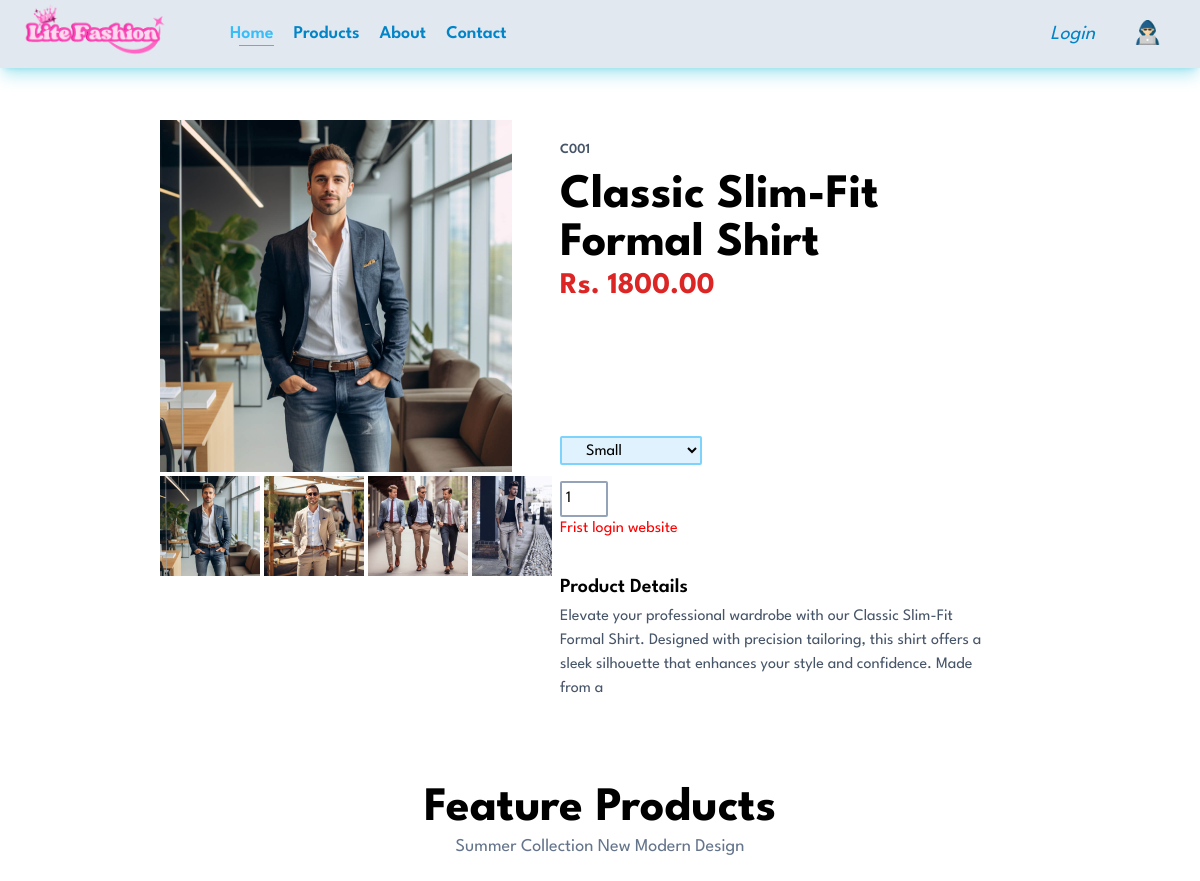
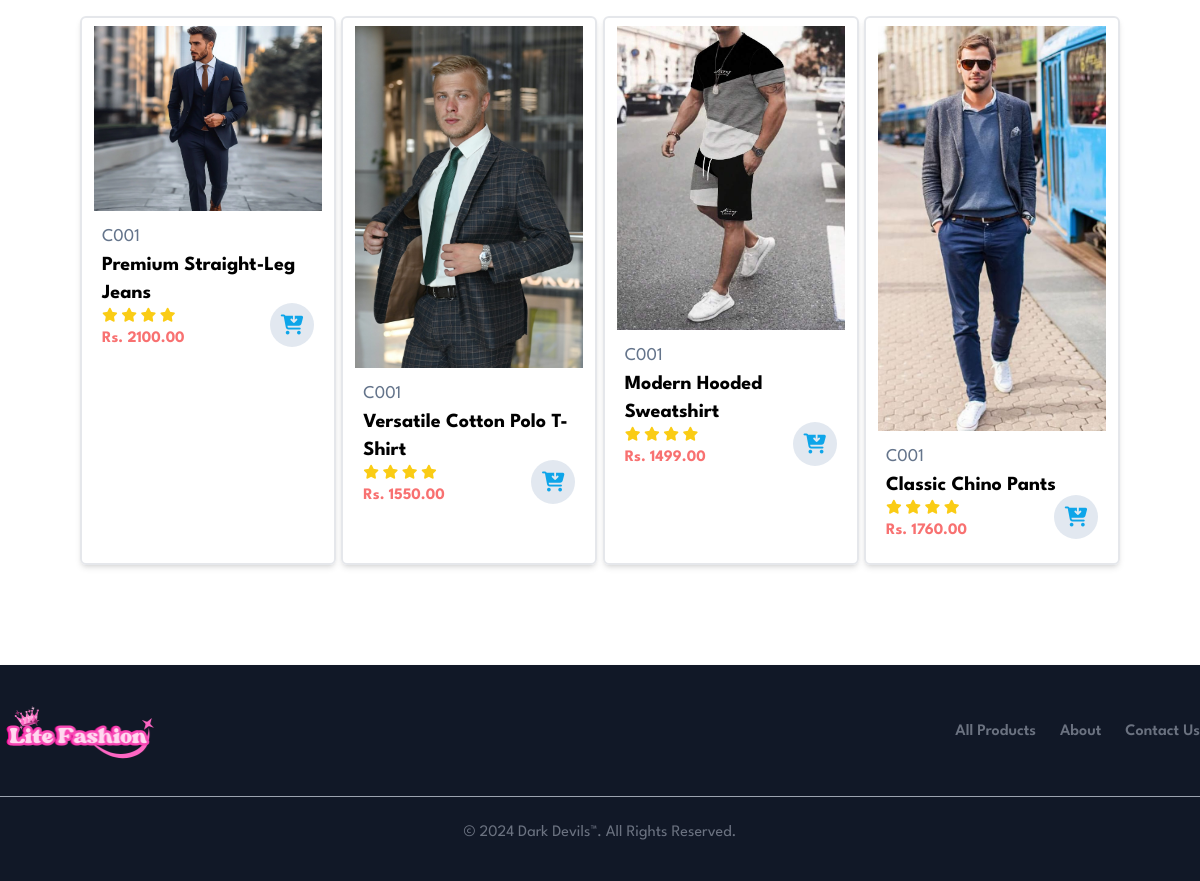
The app's page /user/pages/single_product.php?id=P010 with its own data (2 pictures, top to bottom).
### tables this page shows
CREATE TABLE `clothproduct` (
  `ProductId` varchar(15) NOT NULL,
  `P_name` varchar(75) DEFAULT NULL,
  `P_categoryId` varchar(75) DEFAULT NULL,
  `P_price` decimal(9,2) DEFAULT NULL,
  `P_quantity` int(11) DEFAULT 1,
  `P_image1` varchar(40) DEFAULT 'pImage1.jpg',
  `P_image2` varchar(40) DEFAULT 'pImage2.jpg',
  `P_image3` varchar(40) DEFAULT 'pImage3.jpg',
  `P_image4` varchar(40) DEFAULT 'pImage4.jpg',
  `P_description` varchar(200) DEFAULT NULL,
  `P_small` char(1) DEFAULT NULL,
  `P_medium` char(1) DEFAULT NULL,
  `P_large` char(1) DEFAULT NULL,
  `P_extraLarge` char(1) DEFAULT NULL,
  `P_status` varchar(5) DEFAULT '1'
);

### user/pages/single_product.php (the view, shortened to what this page needs)
<?php
require_once('../includes/config.php');
?>
<?php
if (isset($_GET['id'])) {
  $productID = trim($_GET['id']);
  $singleProduct = $connection->query("select * from clothProduct where P_status=1 and ProductId='$productID'");
  $singleProduct->execute();
  $oneClothData = $singleProduct->fetch(PDO::FETCH_OBJ);
  $reletedCloth = $connection->query("select * from clothProduct where P_status=1 and P_categoryId='$oneClothData->P_categoryId' and ProductId != '$productID' LIMIT 4");
  $reletedCloth->execute();
  $allReletedCloth = $reletedCloth->fetchAll(PDO::FETCH_OBJ);
} else {
}
?>
<!DOCTYPE html>
<html lang="en">
<?php include_once '../includes/header.php' ?>
<body>
  <?php include_once '../includes/navbar.php' ?>
  <section id="product-details" class="py-8 px-40 mt-5 flex">
    <div class="w-[40%] mr-12">
      <img
        src="http://localhost/LiteFashionDarkDevils/admin/uploads/<?php echo $oneClothData->P_image1; ?>"
        width="100%"
        class="mb-1"
        id="main-image" />
      <div class="flex justify-between gap-1">
        <img
          src="http://localhost/LiteFashionDarkDevils/admin/uploads/<?php echo $oneClothData->P_image1; ?>"
          width="100%"
          class="cursor-pointer small-image" />
        <img
          src="http://localhost/LiteFashionDarkDevils/admin/uploads/<?php echo $oneClothData->P_image2; ?>"
          width="100%"
          class="cursor-pointer small-image" />
        <img
          src="http://localhost/LiteFashionDarkDevils/admin/uploads/<?php echo $oneClothData->P_image3; ?>"
          width="100%"
          class="cursor-pointer small-image" />
        <img
          src="http://localhost/LiteFashionDarkDevils/admin/uploads/<?php echo $oneClothData->P_image4; ?>"
          width="100%"
          class="cursor-pointer small-image" />
      </div>
    </div>
    <div class="w-[50%]">
      <p class="text-sm text-slate-600 font-semibold pt-5 pb-3">
        <?php echo ($oneClothData->P_categoryId); ?>
      </p>
      <p class="text-5xl font-bold"><?php echo $oneClothData->P_name; ?></p>
      <h2 class="text-3xl font-bold pb-3 text-red-600">Rs. <?php echo $oneClothData->P_price; ?></h2>
      <form method="POST" id="form-data">
        <input class="form-control" type="hidden" name="P_id" value="<?php echo $oneClothData->ProductId; ?>" required><br>
        <input class="form-control" type="hidden" name="U_id" value="<?php echo ((isset($_SESSION['cus_username'])) ? $_SESSION['cus_Id'] : ''); ?>" required><br>
        <input class="form-control" type="hidden" name="P_name" value="<?php echo $oneClothData->P_name; ?>" required><br>
        <input class="form-control" type="hidden" name="P_price" value="<?php echo $oneClothData->P_price; ?>" required><br>
        <input class="form-control" type="hidden" name="P_image" value="<?php echo $oneClothData->P_image1; ?>" required><br>
        <select name="P_size"
          class="form-control block py-1 px-5 mb-2 bg-sky-100 border-2 border-sky-300 rounded-sm mb-4">
          <?php if ($oneClothData->P_small == 1) : ?>
            <option value="Small">Small</option>
          <?php endif; ?>
        </select>
        <input type="number" name="P_qty" value="<?php echo $oneClothData->P_quantity; ?>"
          class="form-control w-12 focus:outline-none border-slate-400 rounded-sm border-2 p-1 mr-3" required />
        <?php if (isset($_SESSION['cus_username'])) : ?>
          <?php if ($isCartAdded->rowCount() > 0) : ?>
            <button class="btn-insert py-2 px-5 bg-sky-500 text-white rounded-sm" type="submit" name="submit" disabled>Added to Cart</button>
          <?php else : ?>
            <button class="btn-insert py-2 px-5 bg-sky-500 text-white rounded-sm" type="submit" name="submit">Add to Cart</button>
          <?php endif; ?>
        <?php else: ?>
          <h5 style="color: red;">Frist login website</h5>
        <?php endif; ?>
      </form>
      <h2 class="text-xl font-semibold pb-1 mt-8">Product Details</h2>
      <span class="text-slate-600"><?php echo $oneClothData->P_description; ?></span>
    </div>
  </section>
  <section id="feature-products" class="py-8 px-20 mt-5">
    <div class="text-center">
      <h2 class="text-5xl font-bold">Feature Products</h2>
      <p class="text-lg text-slate-500">
        Summer Collection New Modern Design
      </p>
    </div>
    <div class="flex justify-between py-5 flex-wrap">
      <?php foreach ($allReletedCloth as $reletedCloth) : ?>
        <div
          class="w-[23%] min-w-64 py-2 px-3 border-2 rounded-md shadow-md mt-4 mx-0 cursor-pointer hover:shadow-xl"
          onclick="window.location.href='single_product.php?id=<?php echo ($reletedCloth->ProductId); ?>'">
          <img src="http://localhost/LiteFashionDarkDevils/admin/uploads/<?php echo $reletedCloth->P_image1; ?>" alt="" />
          <div class="flex justify-between py-3 relative">
            <div class="px-2">
              <span class="text-lg text-slate-500"><?php echo ($reletedCloth->P_categoryId); ?></span>
              <p class="text-xl font-bold"><?php echo $reletedCloth->P_name; ?></p>
              <div class="text-yellow-400 text-sm">
                <i class="fa-solid fa-star"></i>
                <i class="fa-solid fa-star"></i>
                <i class="fa-solid fa-star"></i>
                <i class="fa-solid fa-star"></i>
              </div>
              <p class="text-red-400 font-bold">Rs. <?php echo $reletedCloth->P_price; ?></p>
            </div>
            <div>
              <a href="#">
                <div
                  class="h-11 w-11 bg-slate-200 rounded-full flex items-center justify-center absolute right-2 bottom-4">
                  <i
                    class="fa-solid fa-cart-arrow-down text-xl text-sky-500"></i>
                </div>
              </a>
            </div>
          </div>
        </div>
      <?Php endforeach;  ?>
    </div>
  </section>
  <?php include_once '../includes/footer.php' ?>
</body>
</html>

### user/layout/css/styles.css (style rules this page uses)
* { margin: 0; padding: 0; box-sizing: border-box; font-family: 'League Spartan', sans-serif; }
.small-image { width: 100%; object-fit: cover; height: 100px; }

### records on screen
clothproduct: P_image1 (picture), P_image2 (picture), P_image3 (picture), P_image4 (picture), P_categoryId "C001", P_name "Classic Slim-Fit Formal Shirt", P_price "1800.00", P_size "Small", P_qty "1", P_description "Elevate your professional wardrobe with our Classic Slim-Fit Formal Shirt. Designed with precision tailoring, this shirt offers a sleek silhouette that enhances your style and confidence. Made from a"
clothproduct: P_image1 (picture), P_categoryId "C001", P_name "Premium Straight-Leg Jeans", P_price "2100.00"
clothproduct: P_image1 (picture), P_categoryId "C001", P_name "Versatile Cotton Polo T-Shirt", P_price "1550.00"
clothproduct: P_image1 (picture), P_categoryId "C001", P_name "Modern Hooded Sweatshirt", P_price "1499.00"
clothproduct: P_image1 (picture), P_categoryId "C001", P_name "Classic Chino Pants", P_price "1760.00"
